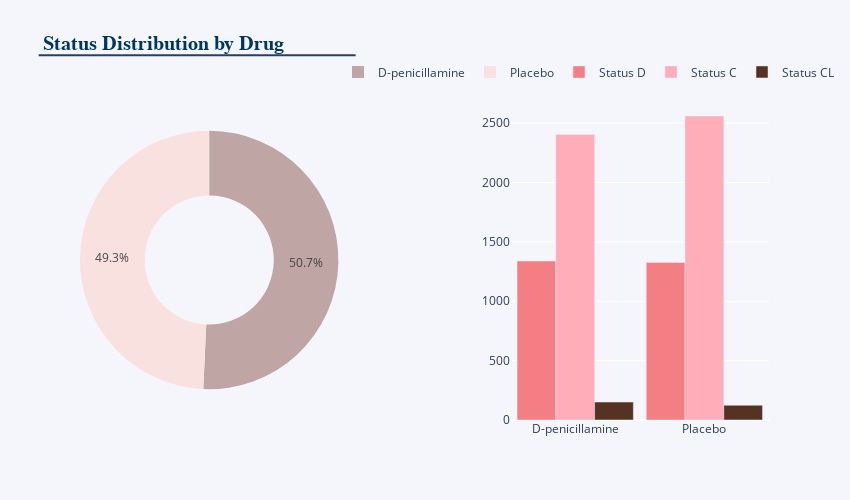

The cell this chart's notebook holds for it:
### Code cell
gender_labels = ['D-penicillamine', 'Placebo']
gender_values=train_df['Drug'].value_counts().tolist()
fig = go.Figure()
fig = make_subplots(rows=1, cols=2, specs=[[{'type':'pie'}, {'type':'bar'}]],horizontal_spacing = 0.25)

fig.add_trace(go.Pie(labels=gender_labels, values=gender_values, name='Drug Distribution',
                     marker_colors=["#bfa5a3","#F9E1E0"],hole=0.5),row=1, col=1)
att = train_df.groupby(['Drug','Status']).agg(count =('Status','count')).reset_index()
fig.add_trace(go.Bar(x = att[att.Status == "D"]['Drug'], y = att[att.Status == "D"]["count"], name = 'Status D',
    marker = dict(color="#F37E83")),row=1, col=2) 
fig.add_trace(go.Bar(x = att[att.Status == "C"]['Drug'], y = att[att.Status == "C"]["count"], name = 'Status C',
    marker = dict(color ="#FEADB9")),row=1, col=2)
fig.add_trace(go.Bar(x = att[att.Status == "CL"]['Drug'], y = att[att.Status == "CL"]["count"], name = 'Status CL',
    marker = dict(color ="#563223")),row=1, col=2)
fig.update_layout(height = 500, width = 850, bargap = 0.1, xaxis = dict(tickmode ='linear'),
                  title_text ="<b>Status Distribution by Drug</b>",paper_bgcolor ="#F4F6FB",
                  plot_bgcolor ="#F4F6FB",
                  title_font = dict(size = 20, family ='Verdana', color ='#003566'),
                  hoverlabel = dict(font_size = 13))
fig.update_layout(shapes = [dict(type ="line", xref ='paper', yref ='paper',
                                 x0 = -0.06, y0 = 1.14, x1 = 0.4, y1 = 1.14)])
fig.update_layout(legend = dict(orientation ="h", yanchor ="top", y = 1.133, xanchor ="right", x = 1.1))
fig.show()

### Figure 1 — Plotly figure (JSON) as saved in the notebook; plotly's stock layout.template omitted (floating-point values rounded to 4 significant figures)
{"data": [{"domain": {"x": [0, 0.375], "y": [0, 1]}, "hole": 0.5, "labels": ["D-penicillamine", "Placebo"], "marker": {"colors": ["#bfa5a3", "#F9E1E0"]}, "name": "Drug Distribution", "type": "pie", "values": [4010, 3895]}, {"marker": {"color": "#F37E83"}, "name": "Status D", "type": "bar", "x": ["D-penicillamine", "Placebo"], "xaxis": "x", "y": [1339, 1326], "yaxis": "y"}, {"marker": {"color": "#FEADB9"}, "name": "Status C", "type": "bar", "x": ["D-penicillamine", "Placebo"], "xaxis": "x", "y": [2405, 2560], "yaxis": "y"}, {"marker": {"color": "#563223"}, "name": "Status CL", "type": "bar", "x": ["D-penicillamine", "Placebo"], "xaxis": "x", "y": [151, 124], "yaxis": "y"}], "layout": {"bargap": 0.1, "height": 500, "hoverlabel": {"font": {"size": 13}}, "legend": {"orientation": "h", "x": 1.1, "xanchor": "right", "y": 1.133, "yanchor": "top"}, "paper_bgcolor": "#F4F6FB", "plot_bgcolor": "#F4F6FB", "shapes": [{"type": "line", "x0": -0.06, "x1": 0.4, "xref": "paper", "y0": 1.14, "y1": 1.14, "yref": "paper"}], "title": {"font": {"color": "#003566", "family": "Verdana", "size": 20}, "text": "<b>Status Distribution by Drug</b>"}, "width": 850, "xaxis": {"anchor": "y", "domain": [0.625, 1], "tickmode": "linear"}, "yaxis": {"anchor": "x", "domain": [0, 1]}}}
